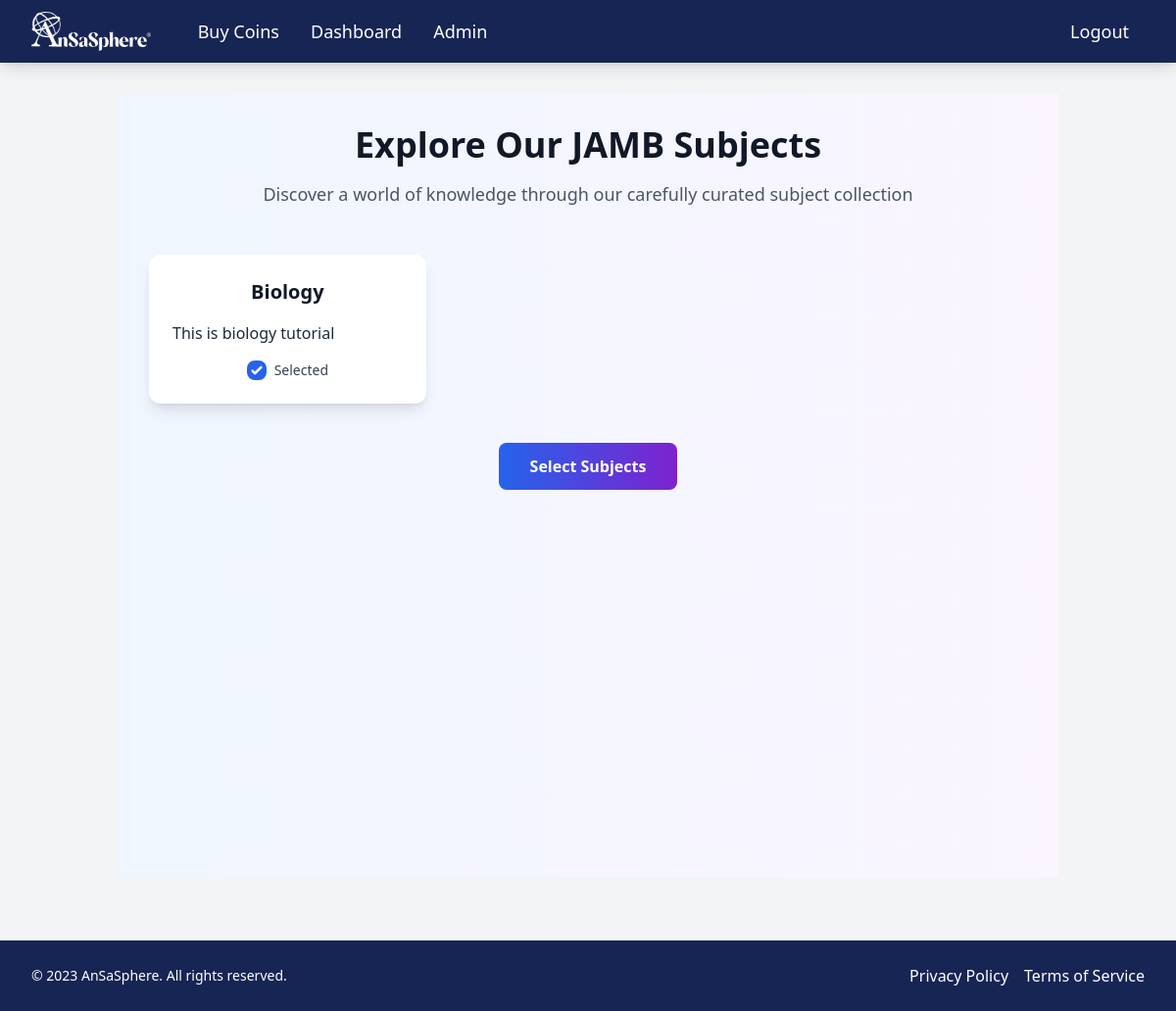
Screenshot of /subjects/ (signed in) with the database file from the repository.
### eduPathCare/models.py (models this page shows, shortened)
class Subject(models.Model):
    subject_id = models.AutoField(primary_key=True)
    subject_name = models.CharField(max_length=255)
    description = models.TextField()
    price = models.PositiveIntegerField(default=0)  # Change to coins (integer)
    featured = models.BooleanField(default=False)

### eduPathCare/views.py (the view)
# urls.py: path('subjects/', subjects_list_view, name='subjects_list'),
@login_required
def subjects_list_view(request):
    subjects = Subject.objects.all()
    user_selected_subject_ids = UserSubject.objects.filter(
        user=request.user, is_selected=True
    ).values_list('subject_id', flat=True)
    context = {
        'subjects': subjects,
        'user_selected_subject_ids': user_selected_subject_ids,
    }
    return render(request, 'subjectsList.html', context)

### eduPathCare/templates/subjectsList.html (shortened to what this page needs)
{% extends "base.html" %}
{% block content %}
<div class="min-h-screen bg-gradient-to-r from-blue-50 to-purple-50 py-8">
    <div class="max-w-7xl mx-auto px-4 sm:px-6 lg:px-8">
        <div class="text-center mb-12">
            <h1 class="text-4xl font-bold text-gray-900 mb-4">Explore Our JAMB Subjects</h1>
            <p class="text-lg text-gray-600">Discover a world of knowledge through our carefully curated subject collection</p>
        </div>
        {% if subjects %}
        <form method="post" action="{% url 'select_subjects' %}">
            <div class="grid grid-cols-1 sm:grid-cols-2 lg:grid-cols-3 xl:grid-cols-4 gap-6">
                {% for subject in subjects %}
                <div class="bg-white rounded-xl shadow-lg hover:shadow-2xl transition-shadow duration-300 overflow-hidden">
                    <div class="p-6 space-y-4">
                        <h2 class="text-xl font-bold text-gray-900 text-center">{{ subject.subject_name }}</h2>
                        {% if subject.description %}
                        <p class="text-sm text-gray-600 text-center">{{ subject.description|truncatechars:80|safe }}</p>
                        {% endif %}
                        <div class="flex justify-center items-center">
                            <input
                                type="checkbox"
                                name="selected_subjects"
                                value="{{ subject.subject_id }}"
                                class="w-5 h-5 rounded-lg border-gray-300 focus:ring-2 focus:ring-blue-500"
                                {% if subject.subject_id in user_selected_subject_ids %}checked disabled{% endif %}
                            >
                            <span class="ml-2 text-sm text-gray-700">
                                {% if subject.subject_id in user_selected_subject_ids %}Selected{% else %}Select{% endif %}
                            </span>
                        </div>
                    </div>
                </div>
                {% endfor %}
            </div>
            <div class="flex justify-center mt-10">
                <button
                    type="submit"
                    class="bg-gradient-to-r from-blue-600 to-purple-700 text-white px-8 py-3 rounded-lg font-semibold hover:from-blue-700 hover:to-purple-800 transition-all duration-300 transform hover:scale-105">
                    Select Subjects
                </button>
            </div>
        </form>
        {% endif %}
    </div>
</div>
{% endblock %}

### rows the page displays
Subject: subject_name "Biology", description "This is biology tutorial", subject_id "☑", shows "Selected"
